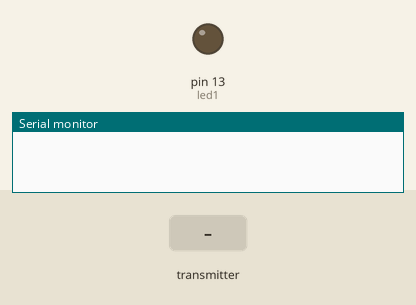
Recording of a sketch running on a simulated Arduino Uno, built with avr-gcc and run on an emulated ATmega328P. Parts: output pins drawn as LEDs (lit = HIGH), the last lines printed to the serial monitor. The test bench sets the inputs (shaded band). No radio packets arrive unless stated.

Above: at 1.2 s.
1.3 s: the transmitter starts sending buttonState = 1
At 2.2 s:
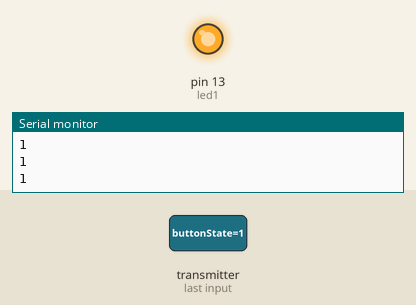
2.8 s: the transmitter starts sending buttonState = 0
At 3.8 s:
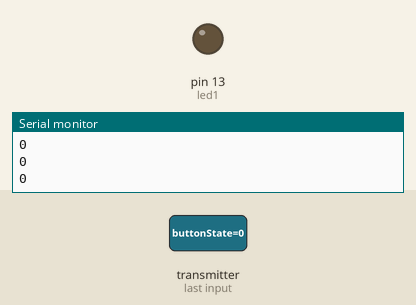
Timing chart, 0 to 5.8 s (numbered marks = the images above; inputs shaded):
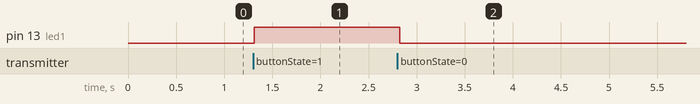

Measured:
- after the input at 1.3 s, pin 13 (led1): LOW → HIGH at once
- after the input at 2.8 s, pin 13 (led1): HIGH → LOW at once

The sketch:

receptor24.ino
```cpp
#include <SPI.h>
#include <RF24.h>

#define led1 13

#define CE_PIN 9
#define CSN_PIN 10

int buttonState = 0;

RF24 radio(CE_PIN, CSN_PIN);
const byte address[5] = "00002";

void setup() {
  Serial.begin(9600);
  pinMode(led1,OUTPUT);
  digitalWrite(13, LOW);
  radio.begin();
  radio.openReadingPipe(0, address);
  radio.setPALevel(RF24_PA_MIN);  // RF24_PA_MAX is default.
  radio.startListening();
}

void loop() {
  radio.startListening();
  if (radio.available()){
     radio.read(&buttonState, sizeof(buttonState));
     Serial.println(buttonState);
     digitalWrite(led1, buttonState);
  }
  delay(50);
}
```
